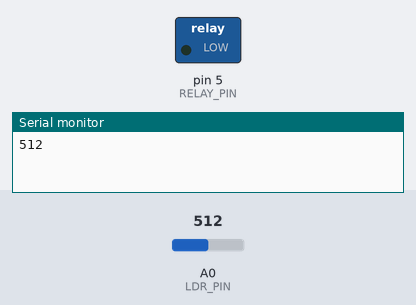
The sketch below on a simulated Arduino Uno, built with avr-gcc and run on an emulated ATmega328P. Shown: switched loads named in the sketch (green lamp = pin HIGH), the last lines printed to the serial monitor. The inputs (shaded band) are chosen by the test bench; at power-on: A0 (LDR_PIN) = 512.

Above: at 0.5 s.
At 5.0 s:
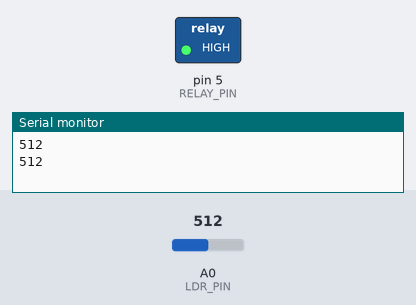
Timing chart, 0 to 6.9 s (numbered marks = the images above):
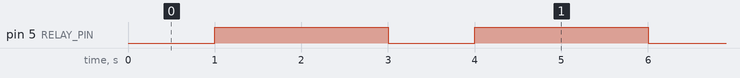

The sketch:

test.ino
```cpp
#define LDR_PIN A0
#define RELAY_PIN 5
void setup(){
    pinMode(LDR_PIN, INPUT);
    pinMode(RELAY_PIN, OUTPUT);
    Serial.begin(9600);
}

void loop(){
    int ldrValue = analogRead(LDR_PIN);
    Serial.println(ldrValue);
    delay(1000);
    digitalWrite(RELAY_PIN, HIGH);
    delay(2000);
    digitalWrite(RELAY_PIN, LOW);
}
```

Measured:
- by itself, pin 5 (RELAY_PIN): alternates HIGH for 2.0 s and LOW for 1.0 s
